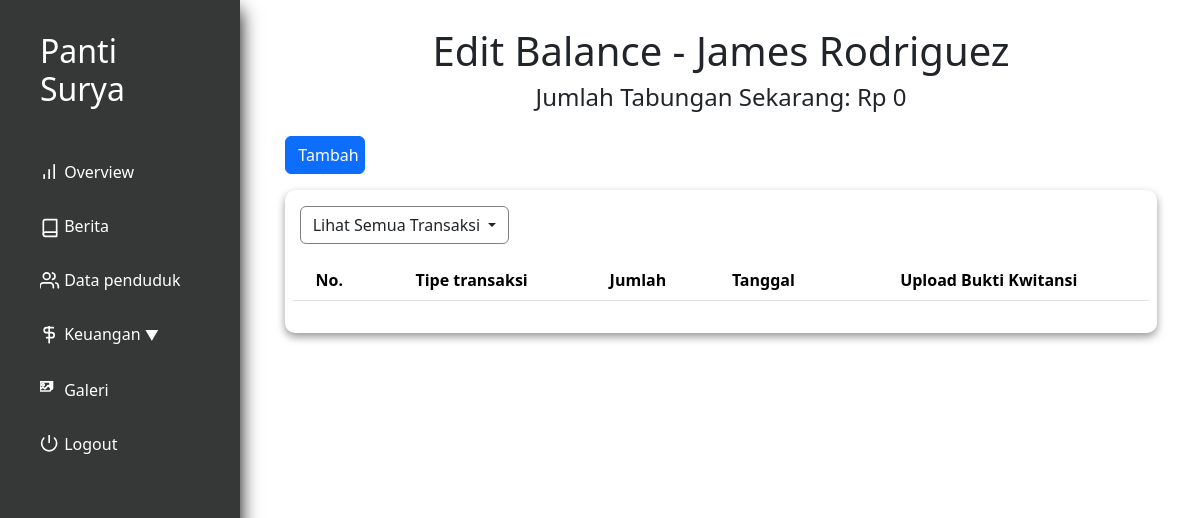
The page /laporanTabungan.php?id=9 (signed in) on the database as committed earlier.
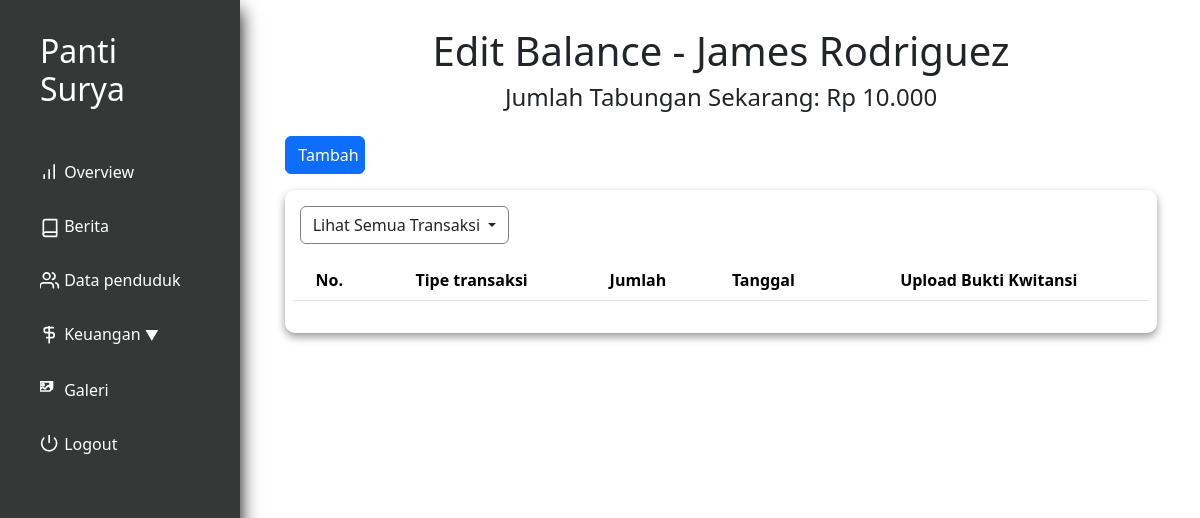
The same page on the database as committed later.
### tables this page shows
CREATE TABLE `penduduk` (
  `id` int(11) NOT NULL,
  `nama` varchar(250) NOT NULL,
  `alamat` varchar(100) NOT NULL,
  `tanggal_masuk` date DEFAULT NULL,
  `email` varchar(200) DEFAULT NULL,
  `notelp` varchar(15) NOT NULL,
  `keuangan_pondokkan` int(11) NOT NULL,
  `keuangan_tabungan` int(11) NOT NULL,
  `keuangan_obat` int(11) NOT NULL,
  `keuangan_total` int(11) NOT NULL,
  `profile_picture` varchar(100) NOT NULL,
  `KTP` longblob NOT NULL,
  `KK` longblob NOT NULL,
  `BPJS` longblob NOT NULL,
  `keuangan_deposit` int(11) NOT NULL
);

### utils.php (called while the page is built, shortened)
<?php
class myDB
{
    private $host = "localhost";
    private $username = "root";
    private $password = "";
    private $database = "pantisurya";
    private $db;
    function __construct()
    {
        if ($this->db == null) {
            try {
                $this->db = new PDO("mysql:host=$this->host;dbname=$this->database", $this->username, $this->password);
                $this->db->setAttribute(PDO::ATTR_ERRMODE, PDO::ERRMODE_EXCEPTION);
            } catch (PDOException $e) {
                echo "Connection failed: " . $e->getMessage();
            }
        }
    }
    function getPenduduk($id)
    {
        $query = "SELECT * FROM `penduduk` WHERE id = ? ";
        $res = $this->db->prepare($query);
        $res->execute([$id]);
        return $res;
    }
    function formatRupiah($number) {
        return 'Rp ' . number_format($number, 0, ',', '.');
    }
    function getJumlahTabungan($id){
        $query = "SELECT keuangan_tabungan FROM penduduk WHERE id = ?";
        $stmt = $this->db->prepare($query);
        $stmt->execute([$id]);
        return $stmt->fetch(PDO::FETCH_ASSOC);
    }
}

### laporanTabungan.php (the view, shortened to what this page needs)
<?php
    include "utils.php";
    $db = new myDB();
    $residentId = $_GET['id'];
    $res = $db->getPenduduk($residentId);
    $resident = $res->fetch(PDO::FETCH_ASSOC);
    $uang = $db->getJumlahTabungan($residentId);
?>
<!DOCTYPE html>
<html lang="en">
<head>
    <?php include "layout/stylejquerynbs5.php" ?>
    <link rel="stylesheet" href="layout/indexstyle.css">
    <link rel="stylesheet" href="layout/styledatasiswa.css">
    <link rel="stylesheet" href="layout/stylekeuangan.css">
</head>
<body>
    <div class="app">
        <div class="dashboard">
            <?php include 'nav.php'?>
            <div class="main" style="text-align: center;">
                <h1>Edit Balance - <?php echo $resident['nama']; ?></h1>
                <h4>Jumlah Tabungan Sekarang: <?php echo $db->formatRupiah($uang['keuangan_tabungan']); ?></h4>
                <div class="btn-flex-left">
                    <a href="tambah_balance_tabungan.php?id=<?php echo $residentId ?>">
                        <button type="submit" name="EditPondokkan" class="btn btn-primary bg-blue" style="width: 5rem;">
                            Tambah
                        </button>
                    </a>
                </div>
                <div class="content" style="align-items: flex-start;">
                    <div class="dropdown" style="align-items: left; display: flex;">
                        <button style="border: 1px solid gray;margin-left: 0.4rem;" class="btn dropdown-toggle" type="button" data-bs-toggle="dropdown" aria-expanded="false">
                            Lihat Semua Transaksi
                        </button>
                    </div>
                    <table class="table wfull table-hover resident-table">
                        <thead>
                            <tr>
                            <th scope="col">No.</th>
                            <th scope="col">Tipe transaksi</th>
                            <th scope="col">Jumlah</th>
                            <th scope="col">Tanggal</th>
                            <th scope="col">Upload Bukti Kwitansi</th>
                            </tr>
                        </thead>
                    </table>
                </div>
            </div>
        </div>
    </div>
</body>
</html>

Rows that differ between the two databases and show on the page:
changed penduduk "James Rodriguez": keuangan_tabungan "Rp 0" → "Rp 10.000"
